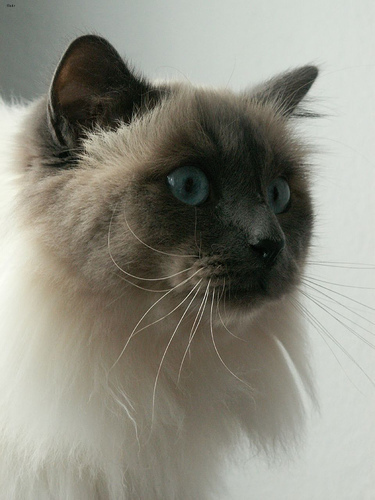
#> input picture testphotos/18.jpg, 375 x 500 px
$ python twoXmlTest.py --image testphotos/18.jpg
#> lines starting #> are read from the running program, lines starting #| are printed output that depends on the picture; after the words box and inside, x2 and y2 are one past the last pixel; in counts of white or black regions, pixels touching at a corner belong together
import argparse
import cv2
import numpy as np

# construct the argument parse and parse the arguments
ap = argparse.ArgumentParser()
ap.add_argument("-i", "--image", required=True,
	help="path to the input image")
args = vars(ap.parse_args())

# set paths of haar-feature based classifiers
xml1 = 'Classifiers/4kdogcascade.xml'
xml2 = 'Classifiers/4kcatcascade.xml'

# load input image, resize it, convert it to grayscale, and pass a 5x5 gaussian flter over it
image = cv2.imread(args["image"])
#> image is the input picture: shape (500, 375, 3); mean B, G, R 129.7, 141, 141.7
imagef = cv2.resize(image, (150, image.shape[0]*150//image.shape[1]))
grayf = cv2.cvtColor(imagef, cv2.COLOR_BGR2GRAY)
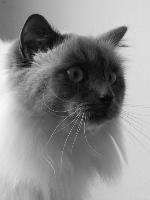
#> grayf: shape (200, 150); min 4, max 251, mean 139.9
grayf = cv2.blur(grayf,(5,5))
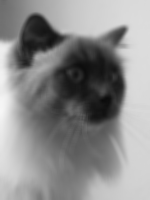
#> grayf: shape (200, 150); min 11, max 247, mean 139.9

# create cascade classifier objects
detector1 = cv2.CascadeClassifier(xml1)
detector2 = cv2.CascadeClassifier(xml2)

# load detectors and store coordinates of detected regions
rects1 = detector1.detectMultiScale(grayf, scaleFactor=1.3, minNeighbors=10, minSize=(20, 20))
#> rects1 = [[50, 50, 67, 67]]
rects2 = detector2.detectMultiScale(grayf, scaleFactor=1.3, minNeighbors=10, minSize=(20, 20))
#> rects2 = ()

rects = []
if len(rects1)>0 and len(rects2)==0:
	for i in range(0,len(rects1)):
		rects.append(rects1[i])
#> this loop made 1 pass
#> after the loop, rects = [[50, 50, 67, 67]]
elif len(rects2)>0 and len(rects1)==0:
	for i in range(0,len(rects2)):
		rects.append(rects2[i])
elif len(rects1)>0 and len(rects2)>0 :
	rects.append(rects1[0])
	rects.append(rects2[0])

# initialize lists of rectangle edge positions
X = []
Y = []
XW = []
YH = []

# loop over the rectangles and record edge positions
for (i, (x, y, w, h)) in enumerate(rects):
	X.append(x)
	Y.append(y)
	XW.append(x+w)
	YH.append(y+h)
#> this loop made 1 pass
#> after the loop, X = [50]; XW = [117]; Y = [50]; YH = [117]

# get minimum and maximum rectangle coordinates
if len(X) != 0:
	xMin = min(X)
#> xMin = 50
	yMin = min(Y)
#> yMin = 50
	xwMax = max(XW)
#> xwMax = 117
	yhMax = max(YH)
#> yhMax = 117
# if no region of image was detected, use the whole image
else:
	height,width = gray.shape
	xMin,yMin,xwMax,yhMax = 0,0,width,height

# draw large rectangle based on extreme coordinates of small rectangles
cv2.rectangle(imagef, (xMin, yMin), (xwMax, yhMax), (0, 0, 255), 2)
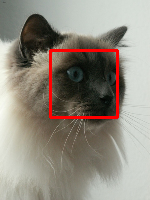
#> imagef: shape (200, 150, 3); mean B, G, R 127.9, 138.8, 146.2

# display smaller rectangles
for (i, (x, y, w, h)) in enumerate(rects):
	cv2.rectangle(imagef, (x, y), (x + w, y + h), (255, 0, 0), 2)
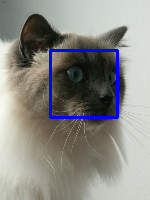
#> imagef: shape (200, 150, 3); 2.67% of pixels changed, all inside (x1, y1, x2, y2) = (49, 49, 119, 119)

# show the detected faces
cv2.imshow("Animal Faces", imagef)
cv2.waitKey(0)

# save image with face detection rectangle
#cv2.imwrite('photo.jpg', imagef)

$ run again, on testphotos/204.jpg
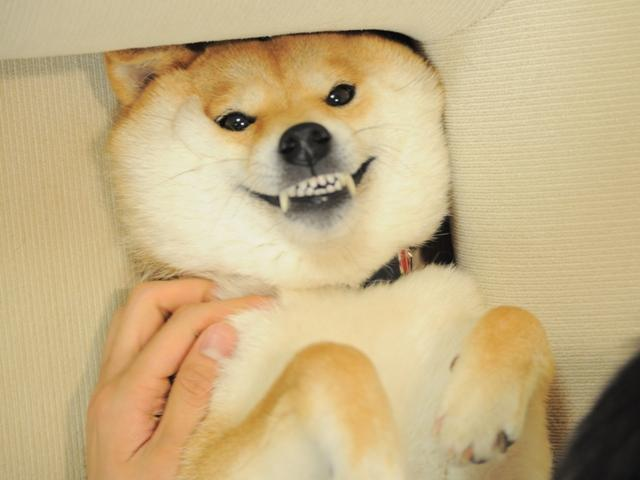
#> input picture testphotos/204.jpg, 640 x 480 px
#> image is the input picture: shape (480, 640, 3); mean B, G, R 132.4, 176.6, 198.7
#> `grayf = cv2.blur(grayf,(5,5))`:
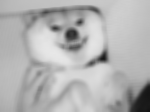
#> grayf: shape (112, 150); min 20, max 232, mean 178.1
#> rects1 = [[48, 12, 46, 46], [25, 59, 41, 41]]
#> rects2 = ()
#> the loop `for i in range(0,len(rects1)):` made 2 passes
#> after the loop `for i in range(0,len(rects1)):`: rects = [[48, 12, 46, 46], [25, 59, 41, 41]]
#> the loop `for (i, (x, y, w, h)) in enumerate(rects):` made 2 passes
#> after the loop `for (i, (x, y, w, h)) in enumerate(rects):`: X = [48, 25]; XW = [94, 66]; Y = [12, 59]; YH = [58, 100]
#> xMin = 25
#> yMin = 12
#> xwMax = 94
#> yhMax = 100
#> after the loop `for (i, (x, y, w, h)) in enumerate(rects):`:
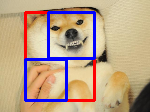
#> imagef: shape (112, 150, 3); mean B, G, R 136.5, 161.5, 187.4

$ run again, on testphotos/26.jpg
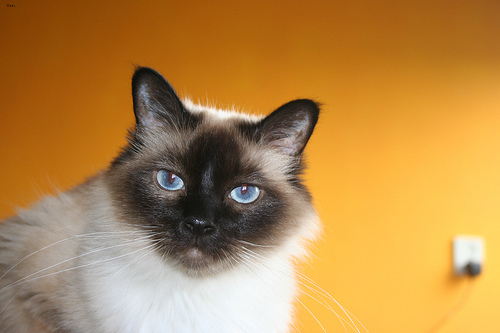
#> input picture testphotos/26.jpg, 500 x 333 px
#> image is the input picture: shape (333, 500, 3); mean B, G, R 74, 137.2, 182.8
#> `grayf = cv2.blur(grayf,(5,5))`:
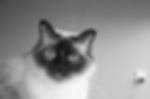
#> grayf: shape (99, 150); min 20, max 246, mean 143.5
#> rects1 = [[34, 21, 54, 54]]
#> rects2 = ()
#> the loop `for i in range(0,len(rects1)):` made 1 pass
#> after the loop `for i in range(0,len(rects1)):`: rects = [[34, 21, 54, 54]]
#> the loop `for (i, (x, y, w, h)) in enumerate(rects):` made 1 pass
#> after the loop `for (i, (x, y, w, h)) in enumerate(rects):`: X = [34]; XW = [88]; Y = [21]; YH = [75]
#> xMin = 34
#> yMin = 21
#> xwMax = 88
#> yhMax = 75
#> after the loop `for (i, (x, y, w, h)) in enumerate(rects):`:
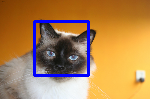
#> imagef: shape (99, 150, 3); mean B, G, R 81.4, 131.7, 175.7

$ run again, on testphotos/27.jpg
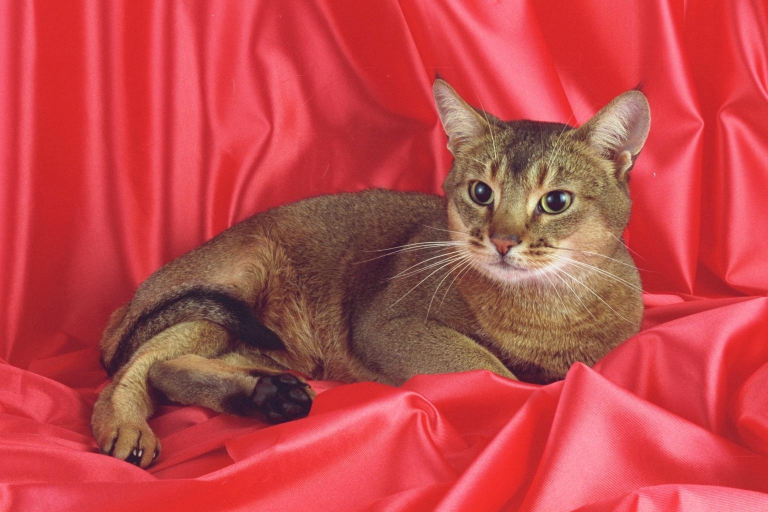
#> input picture testphotos/27.jpg, 1536 x 1024 px (shown at 1/2 size)
#> image is the input picture: shape (1024, 1536, 3); mean B, G, R 73.3, 70.9, 192.8
#> `grayf = cv2.blur(grayf,(5,5))`:
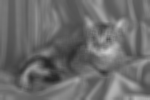
#> grayf: shape (100, 150); min 37, max 205, mean 107.5
#> rects1 = [[81, 23, 45, 45], [18, 37, 49, 49]]
#> rects2 = ()
#> the loop `for i in range(0,len(rects1)):` made 2 passes
#> after the loop `for i in range(0,len(rects1)):`: rects = [[81, 23, 45, 45], [18, 37, 49, 49]]
#> the loop `for (i, (x, y, w, h)) in enumerate(rects):` made 2 passes
#> after the loop `for (i, (x, y, w, h)) in enumerate(rects):`: X = [81, 18]; XW = [126, 67]; Y = [23, 37]; YH = [68, 86]
#> xMin = 18
#> yMin = 23
#> xwMax = 126
#> yhMax = 86
#> after the loop `for (i, (x, y, w, h)) in enumerate(rects):`:
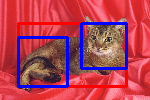
#> imagef: shape (100, 150, 3); mean B, G, R 84.6, 63.5, 180.8
